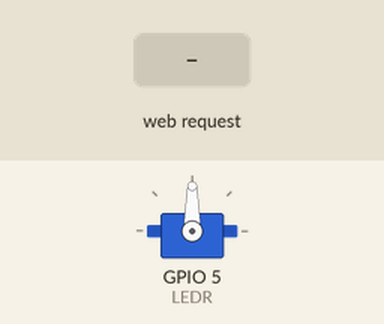
A sketch run on a simulated ESP8266 (NodeMCU). On the bench: servo. Inputs (shaded band) come from the test bench. WiFi joins after 1.5 s; servers stay silent unless stated; what the sketch prints to the serial monitor is not drawn.

Above: at 2.7 s.
2.8 s: HTTP request GET /form1 received
At 3.7 s:
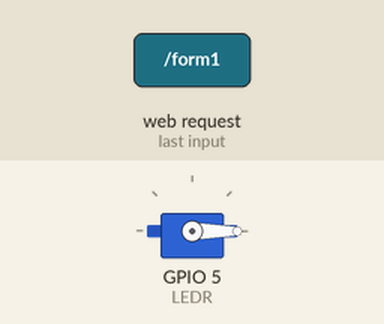
Timing chart, 0 to 5.8 s (numbered marks = the images above; inputs shaded):
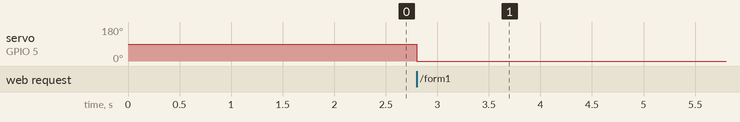

The sketch:

blink3.ino
```cpp
// 使用可變電阻控制 Servo 的旋轉角度
// by Michal Rinott <http://people.interaction-ivrea.it/m.rinott>
// 引用 Servo Library
#include <Servo.h>

// 建立一個 Servo 物件
Servo myservo;
#include <ESP8266WiFi.h>
#include <WiFiClient.h>
#include <ESP8266WebServer.h>
#include <ESP8266mDNS.h>

#define SSID "Xperia Z3_a925"
#define PASS "077226685"

ESP8266WebServer server(80);

char led_status[200];
char rBuf[50];
char gBuf[50];
char bBuf[50];
String webSite;

#define LEDR 5

void turnoff(){
  digitalWrite(LEDR, LOW);
}
void buildWeb(){

  webSite += "<html>";
  webSite+="<head>\n";
  webSite+="<meta charset='UTF-8'/>\n";
  webSite+="<title>Form Controler</title>\n";
  webSite+="<script src=\"https://ajax.googleapis.com/ajax/libs/jquery/1.11.3/jquery.min.js\"></script>";
  webSite+="<script>";
  webSite+="$(document).ready(function(){";
  webSite+="$(\"[type = range]\").change(function(){";
  webSite+="var redval = $(\"#red\").val();";
  webSite+="$(\"#red-text\").text(redval);";
  webSite+="});";
  webSite+="});";
  webSite+="</script>";
  webSite+="</head>\n";
  webSite += "<body>";
  webSite += "<h1>Control form</h1>";
  webSite += "<form action=\"/form1\">";
  webSite += "<p>move : <span id = \"red-text\">0</span></p>";
  webSite += "<input type=\"range\" id=\"red\" name=\"R-led\" min=\"0\" max=\"180\" value=\"0\">";

  webSite += "<input type=\"submit\" value=\"submit\"></form>";
  webSite += "</body></html>";
}

void handleRoot(){
  server.send(200,"text/html",webSite);
}

void ColorPicker(){
  int val = server.arg("R-led").toInt();
// val = analogRead(potpin);            // 讀取可變電阻(數值介於 0 到 1023)
  //val = map(val, 0, 1023, 0, 179);     // 把 0 - 1023 的數值按比例縮放為 0 - 180 的數值
  myservo.write(val);                  // 設定 Servo 旋轉角度
  delay(15);                           // 等待 Servo 旋轉指定的位置


  server.send(200,"text/html",webSite);
}
void handleNotFound(){
  server.send(404,"text/html","404 Error!");
}

void setup() {

  Serial.begin(115200);
  // put your setup code here, to run once:
  turnoff();
  buildWeb();
  WiFi.begin(SSID, PASS);

  while (WiFi.status() != WL_CONNECTED) {
    delay(500);
    Serial.print(".");
  }

  server.on("/",handleRoot);
  server.on("/form1",ColorPicker);
  server.onNotFound(handleNotFound);
  myservo.attach(5);  // Servo 接在 pin 9
  server.begin();
  Serial.println(WiFi.localIP());
}
void loop() {
  // put your main code here, to run repeatedly:
  server.handleClient();

}
```

Measured:
- after the input at 2.8 s, servo on GPIO 5 (LEDR): 90° → 0° at once
